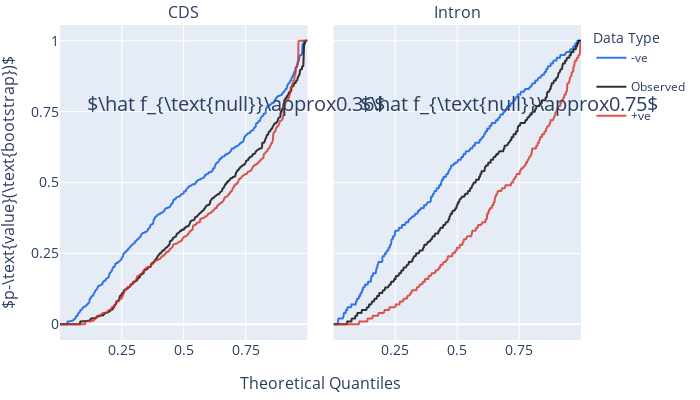

Write notebook code for a chart like this one.
### Markdown cell above
## Figure 3 *make fig*

Majority of sampled genomic segments show mutation disequilibrium

- [ X ] Smile plots (intron, cds)
- [ ] $\delta_{\nabla}$ histogram between intron/cds

### Code cell
ape = quantiles.subplot_smiles(ape=True)
ape.show()
ape.write_image(FIG_DIR / "ape-smile-plots.pdf")

### Figure 1 — Plotly figure (JSON) as saved in the notebook; plotly's stock layout.template omitted (floating-point values rounded to 4 significant figures; data arrays with more than 128 entries replaced by an {"elided": "..."} marker saying what was removed)
{"data": [{"legendgroup": "-ve", "line": {"color": "rgba(0,87,231,0.8)", "shape": "spline", "smoothing": 1.3, "width": 2}, "marker": {"color": "rgba(0,87,231,0.8)", "size": 4}, "mode": "lines", "name": "-ve", "showlegend": false, "x": {"elided": "426 float values"}, "y": {"elided": "426 float values"}, "type": "scatter", "xaxis": "x", "yaxis": "y"}, {"legendgroup": "Observed", "line": {"color": "rgba(0,0,0,0.8)", "shape": "spline", "smoothing": 1.3, "width": 2}, "marker": {"color": "rgba(0,0,0,0.8)", "size": 4}, "mode": "lines", "name": "Observed", "showlegend": false, "x": {"elided": "561 float values"}, "y": {"elided": "561 float values"}, "type": "scatter", "xaxis": "x", "yaxis": "y"}, {"legendgroup": "+ve", "line": {"color": "rgba(214,45,32,0.8)", "shape": "spline", "smoothing": 1.3, "width": 2}, "marker": {"color": "rgba(214,45,32,0.8)", "size": 4}, "mode": "lines", "name": "+ve", "showlegend": false, "x": {"elided": "410 float values"}, "y": {"elided": "410 float values"}, "type": "scatter", "xaxis": "x", "yaxis": "y"}, {"legendgroup": "-ve", "line": {"color": "rgba(0,87,231,0.8)", "shape": "spline", "smoothing": 1.3, "width": 2}, "marker": {"color": "rgba(0,87,231,0.8)", "size": 4}, "mode": "lines", "name": "-ve", "showlegend": true, "x": {"elided": "495 float values"}, "y": {"elided": "495 float values"}, "type": "scatter", "xaxis": "x2", "yaxis": "y2"}, {"legendgroup": "Observed", "line": {"color": "rgba(0,0,0,0.8)", "shape": "spline", "smoothing": 1.3, "width": 2}, "marker": {"color": "rgba(0,0,0,0.8)", "size": 4}, "mode": "lines", "name": "Observed", "showlegend": true, "x": {"elided": "611 float values"}, "y": {"elided": "611 float values"}, "type": "scatter", "xaxis": "x2", "yaxis": "y2"}, {"legendgroup": "+ve", "line": {"color": "rgba(214,45,32,0.8)", "shape": "spline", "smoothing": 1.3, "width": 2}, "marker": {"color": "rgba(214,45,32,0.8)", "size": 4}, "mode": "lines", "name": "+ve", "showlegend": true, "x": {"elided": "500 float values"}, "y": {"elided": "500 float values"}, "type": "scatter", "xaxis": "x2", "yaxis": "y2"}], "layout": {"xaxis": {"anchor": "y", "domain": [0.0, 0.475], "title": {"font": {"size": 18}, "standoff": 5}, "tickfont": {"size": 14}, "dtick": 0.25}, "yaxis": {"anchor": "x", "domain": [0.0, 1.0], "title": {"font": {"size": 18}, "standoff": 5}, "tickfont": {"size": 14}, "dtick": 0.25}, "xaxis2": {"anchor": "y2", "domain": [0.525, 1.0], "title": {"font": {"size": 18}, "standoff": 5}, "tickfont": {"size": 14}, "dtick": 0.25}, "yaxis2": {"anchor": "x2", "domain": [0.0, 1.0], "matches": "y", "showticklabels": false, "title": {"font": {"size": 18}, "standoff": 5}, "tickfont": {"size": 14}, "dtick": 0.25}, "annotations": [{"font": {"size": 16}, "showarrow": false, "text": "CDS", "x": 0.2375, "xanchor": "center", "xref": "paper", "y": 1.0, "yanchor": "bottom", "yref": "paper"}, {"font": {"size": 16}, "showarrow": false, "text": "Intron", "x": 0.7625, "xanchor": "center", "xref": "paper", "y": 1.0, "yanchor": "bottom", "yref": "paper"}, {"font": {"size": 16}, "showarrow": false, "text": "Theoretical Quantiles", "x": 0.5, "xanchor": "center", "xref": "paper", "y": 0, "yanchor": "top", "yref": "paper", "yshift": -30}, {"font": {"size": 16}, "showarrow": false, "text": "$p-\\text{value}(\\text{bootstrap})$", "textangle": -90, "x": 0, "xanchor": "right", "xref": "paper", "xshift": -40, "y": 0.5, "yanchor": "middle", "yref": "paper"}, {"font": {"size": 20}, "showarrow": false, "text": "$\\hat f_{\\text{null}}\\approx0.36$", "x": 0.1, "xref": "x domain", "y": 0.8, "yref": "y domain"}, {"font": {"size": 20}, "showarrow": false, "text": "$\\hat f_{\\text{null}}\\approx0.75$", "x": 0.1, "xref": "x2 domain", "y": 0.8, "yref": "y2 domain"}], "legend": {"title": {"text": "Data Type"}}, "margin": {"l": 60, "r": 10, "t": 25, "b": 60}, "width": 700, "height": 400}}
